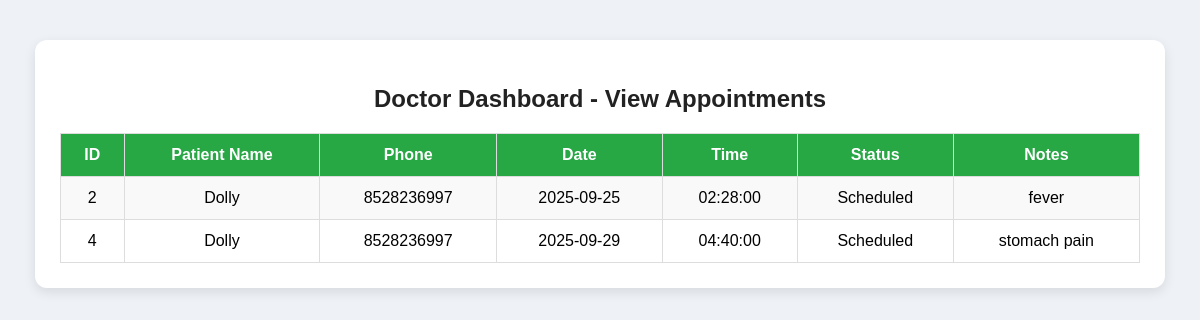
Page /doctorpanel.php (signed in) on the committed database.
### tables this page shows
CREATE TABLE `appointments` (
  `appointment_id` int(11) NOT NULL,
  `patient_id` int(11) NOT NULL,
  `doctor_id` int(11) NOT NULL,
  `appointment_date` date NOT NULL,
  `appointment_time` time NOT NULL,
  `status` enum('Scheduled','Completed','Cancelled') DEFAULT 'Scheduled',
  `notes` text DEFAULT NULL
);

CREATE TABLE `patients` (
  `patient_id` int(11) NOT NULL,
  `name` varchar(100) NOT NULL,
  `gender` enum('Male','Female','Other') DEFAULT NULL,
  `dob` date DEFAULT NULL,
  `phone` varchar(15) DEFAULT NULL,
  `email` varchar(100) DEFAULT NULL,
  `address` text DEFAULT NULL
);

### doctorpanel.php (the view, shortened to what this page needs)
<?php
$servername = "localhost";
$username = "root";
$password = "";
$dbname = "hms";
$conn = new mysqli($servername, $username, $password, $dbname);
$appointments = [];
    $doctor_id = $_SESSION['doctor_id'];
    $sql = "SELECT a.appointment_id, p.name AS patient_name, p.phone, a.appointment_date, a.appointment_time, a.status, a.notes
            FROM appointments a
            JOIN patients p ON a.patient_id = p.patient_id
            WHERE a.doctor_id = '$doctor_id'
            ORDER BY a.appointment_date, a.appointment_time";
    $result = $conn->query($sql);
    if ($result->num_rows > 0) {
        $appointments = $result->fetch_all(MYSQLI_ASSOC);
    }
?>
<!DOCTYPE html>
<html lang="en">
<head>
</head>
<body>
  <div class="container">
    <h2>Doctor Dashboard - View Appointments</h2>
      <?php if (!empty($appointments)) : ?>
        <table>
          <tr>
            <th>ID</th>
            <th>Patient Name</th>
            <th>Phone</th>
            <th>Date</th>
            <th>Time</th>
            <th>Status</th>
            <th>Notes</th>
          </tr>
          <?php foreach ($appointments as $appt) : ?>
            <tr>
              <td><?= $appt['appointment_id'] ?></td>
              <td><?= $appt['patient_name'] ?></td>
              <td><?= $appt['phone'] ?></td>
              <td><?= $appt['appointment_date'] ?></td>
              <td><?= $appt['appointment_time'] ?></td>
              <td><?= $appt['status'] ?></td>
              <td><?= $appt['notes'] ?></td>
            </tr>
          <?php endforeach; ?>
        </table>
      <?php else : ?>
        <p class="no-data">❌ No appointments found for Doctor Name : <?= htmlspecialchars($_SESSION['name']) ?>.</p>
      <?php endif; ?>
  </div>
</body>
</html>

### doctorpanel.php (style rules this page uses)
body { font-family: Arial, sans-serif; background: #eef2f7; margin: 0; padding: 0; }
.container { width: 90%; margin: 40px auto; background: #fff; padding: 25px; border-radius: 12px; box-shadow: 0 4px 12px rgba(0,0,0,0.1); }
h2 { text-align: center; color: #222; margin-bottom: 20px; }
table { width: 100%; border-collapse: collapse; margin-top: 20px; }
th, td { border: 1px solid #ddd; padding: 12px; text-align: center; }
th { background: #28a745; color: #fff; }
tr:nth-child(even) { background: #f9f9f9; }

### rows in the picture
appointments: appointment_id "2", patient.name "Dolly", patient.phone "8528236997", appointment_date "2025-09-25", appointment_time "02:28:00", status "Scheduled", notes "fever"
appointments: appointment_id "4", patient.name "Dolly", patient.phone "8528236997", appointment_date "2025-09-29", appointment_time "04:40:00", status "Scheduled", notes "stomach pain"
